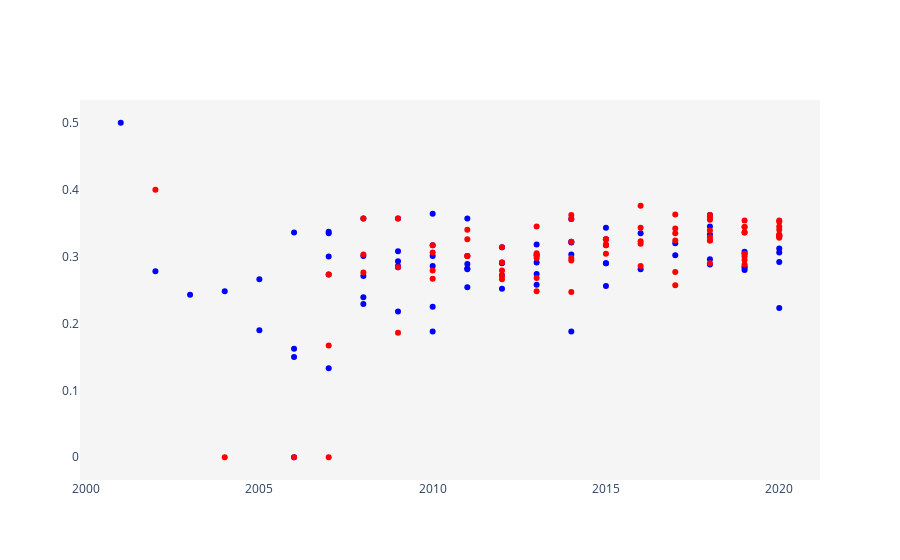

Notebook cell for this chart:
### Code cell
x_data = []
y_data = []

fig = go.Figure()

for idx, name in enumerate(hitter_majorleaguer['Name']):
    fig.add_trace(go.Scatter(x=korean_majorleaguer_dict[name].iloc[:-1]['연도'].astype(int),
                             y=korean_majorleaguer_dict[name].iloc[:-1]['타율'].astype(float),
                             mode='markers',
                             marker_color='blue',
                            name='{}'.format(name)))
    x_data.extend(korean_majorleaguer_dict[name].iloc[:-1]['연도'].astype(float).to_list())
    y_data.extend(korean_majorleaguer_dict[name].iloc[:-1]['타율'].astype(float).to_list())
    
for idx, name in enumerate(top10_hitter_dict.keys()):
    fig.add_trace(go.Scatter(x=top10_hitter_dict[name].iloc[:-1]['연도'].astype(int),
                            y=top10_hitter_dict[name].iloc[:-1]['타율'].astype(float),
                            mode='markers',
                            marker_color='red',
                            name='{}'.format(name)))
    
fig.update_yaxes(showgrid=False, zeroline=False)
fig.update_xaxes(showgrid=False, zeroline=False)
fig.update_layout(showlegend=False,
                 plot_bgcolor='rgb(245, 245, 245)')
fig.show()

### Figure 1 — Plotly figure (JSON) as saved in the notebook; plotly's stock layout.template omitted (floating-point values rounded to 4 significant figures)
{"data": [{"marker": {"color": "blue"}, "mode": "markers", "name": "강정호", "type": "scatter", "x": [2006, 2007, 2008, 2009, 2010, 2011, 2012, 2013, 2014], "y": [0.15, 0.133, 0.271, 0.286, 0.301, 0.282, 0.314, 0.291, 0.356]}, {"marker": {"color": "blue"}, "mode": "markers", "name": "김하성", "type": "scatter", "x": [2014, 2015, 2016, 2017, 2018, 2019, 2020], "y": [0.188, 0.29, 0.281, 0.302, 0.288, 0.307, 0.306]}, {"marker": {"color": "blue"}, "mode": "markers", "name": "김현수", "type": "scatter", "x": [2006, 2007, 2008, 2009, 2010, 2011, 2012, 2013, 2014, 2015, 2018, 2019, 2020], "y": [0, 0.273, 0.357, 0.357, 0.317, 0.301, 0.291, 0.302, 0.322, 0.326, 0.362, 0.304, 0.331]}, {"marker": {"color": "blue"}, "mode": "markers", "name": "박병호", "type": "scatter", "x": [2005, 2006, 2009, 2010, 2011, 2012, 2013, 2014, 2015, 2018, 2019, 2020], "y": [0.19, 0.162, 0.218, 0.188, 0.254, 0.29, 0.318, 0.303, 0.343, 0.345, 0.28, 0.223]}, {"marker": {"color": "blue"}, "mode": "markers", "name": "이대호", "type": "scatter", "x": [2001, 2002, 2003, 2004, 2005, 2006, 2007, 2008, 2009, 2010, 2011, 2017, 2018, 2019, 2020], "y": [0.5, 0.278, 0.243, 0.248, 0.266, 0.336, 0.335, 0.301, 0.293, 0.364, 0.357, 0.32, 0.333, 0.285, 0.292]}, {"marker": {"color": "blue"}, "mode": "markers", "name": "최희섭", "type": "scatter", "x": [2007, 2008, 2009, 2010, 2011, 2012, 2013, 2015], "y": [0.337, 0.229, 0.308, 0.286, 0.281, 0.252, 0.258, 0.256]}, {"marker": {"color": "blue"}, "mode": "markers", "name": "황재균", "type": "scatter", "x": [2007, 2008, 2009, 2010, 2011, 2012, 2013, 2014, 2015, 2016, 2018, 2019, 2020], "y": [0.3, 0.239, 0.284, 0.225, 0.289, 0.272, 0.274, 0.321, 0.29, 0.335, 0.296, 0.283, 0.312]}, {"marker": {"color": "red"}, "mode": "markers", "name": "최형우", "type": "scatter", "x": [2002, 2004, 2008, 2009, 2010, 2011, 2012, 2013, 2014, 2015, 2016, 2017, 2018, 2019, 2020], "y": [0.4, 0, 0.276, 0.284, 0.279, 0.34, 0.271, 0.305, 0.356, 0.318, 0.376, 0.342, 0.339, 0.3, 0.354]}, {"marker": {"color": "red"}, "mode": "markers", "name": "손아섭", "type": "scatter", "x": [2007, 2008, 2009, 2010, 2011, 2012, 2013, 2014, 2015, 2016, 2017, 2018, 2019, 2020], "y": [0.167, 0.303, 0.186, 0.306, 0.326, 0.314, 0.345, 0.362, 0.317, 0.323, 0.335, 0.329, 0.295, 0.352]}, {"marker": {"color": "red"}, "mode": "markers", "name": "박민우", "type": "scatter", "x": [2013, 2014, 2015, 2016, 2017, 2018, 2019, 2020], "y": [0.268, 0.298, 0.304, 0.343, 0.363, 0.324, 0.344, 0.345]}, {"marker": {"color": "red"}, "mode": "markers", "name": "페르난데스", "type": "scatter", "x": [2019, 2020], "y": [0.344, 0.34]}, {"marker": {"color": "red"}, "mode": "markers", "name": "이정후", "type": "scatter", "x": [2017, 2018, 2019, 2020], "y": [0.324, 0.355, 0.336, 0.333]}, {"marker": {"color": "red"}, "mode": "markers", "name": "허경민", "type": "scatter", "x": [2012, 2013, 2014, 2015, 2016, 2017, 2018, 2019, 2020], "y": [0.266, 0.298, 0.247, 0.317, 0.286, 0.257, 0.324, 0.288, 0.332]}, {"marker": {"color": "red"}, "mode": "markers", "name": "김현수", "type": "scatter", "x": [2006, 2007, 2008, 2009, 2010, 2011, 2012, 2013, 2014, 2015, 2018, 2019, 2020], "y": [0, 0.273, 0.357, 0.357, 0.317, 0.301, 0.291, 0.302, 0.322, 0.326, 0.362, 0.304, 0.331]}, {"marker": {"color": "red"}, "mode": "markers", "name": "강백호", "type": "scatter", "x": [2018, 2019, 2020], "y": [0.29, 0.336, 0.33]}, {"marker": {"color": "red"}, "mode": "markers", "name": "양의지", "type": "scatter", "x": [2007, 2010, 2011, 2012, 2013, 2014, 2015, 2016, 2017, 2018, 2019, 2020], "y": [0, 0.267, 0.301, 0.279, 0.248, 0.294, 0.326, 0.319, 0.277, 0.358, 0.354, 0.328]}], "layout": {"plot_bgcolor": "rgb(245, 245, 245)", "showlegend": false, "xaxis": {"showgrid": false, "zeroline": false}, "yaxis": {"showgrid": false, "zeroline": false}}}
